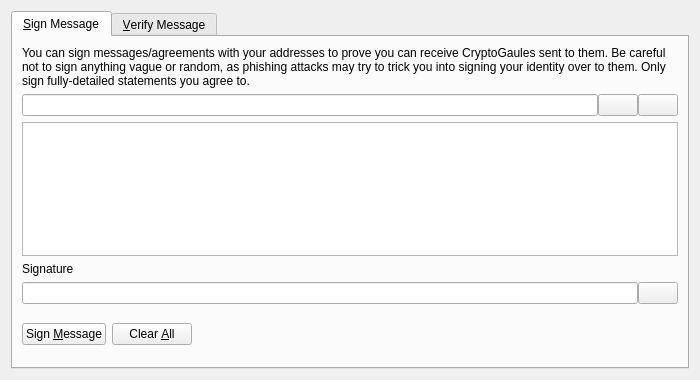
<?xml version="1.0" encoding="UTF-8"?>
<ui version="4.0">
 <class>SignVerifyMessageDialog</class>
 <widget class="QDialog" name="SignVerifyMessageDialog">
  <property name="geometry">
   <rect>
    <x>0</x>
    <y>0</y>
    <width>700</width>
    <height>380</height>
   </rect>
  </property>
  <property name="windowTitle">
   <string>Signatures - Sign / Verify a Message</string>
  </property>
  <property name="modal">
   <bool>true</bool>
  </property>
  <layout class="QVBoxLayout" name="verticalLayout">
   <item>
    <widget class="QTabWidget" name="tabWidget">
     <property name="currentIndex">
      <number>0</number>
     </property>
     <widget class="QWidget" name="tabSignMessage">
      <attribute name="title">
       <string>&amp;Sign Message</string>
      </attribute>
      <layout class="QVBoxLayout" name="verticalLayout_SM">
       <item>
        <widget class="QLabel" name="infoLabel_SM">
         <property name="text">
          <string>You can sign messages/agreements with your addresses to prove you can receive CryptoGaules sent to them. Be careful not to sign anything vague or random, as phishing attacks may try to trick you into signing your identity over to them. Only sign fully-detailed statements you agree to.</string>
         </property>
         <property name="textFormat">
          <enum>Qt::PlainText</enum>
         </property>
         <property name="wordWrap">
          <bool>true</bool>
         </property>
        </widget>
       </item>
       <item>
        <layout class="QHBoxLayout" name="horizontalLayout_1_SM">
         <property name="spacing">
          <number>0</number>
         </property>
         <item>
          <widget class="QValidatedLineEdit" name="addressIn_SM">
           <property name="toolTip">
            <string>The CryptoGaule address to sign the message with</string>
           </property>
          </widget>
         </item>
         <item>
          <widget class="QPushButton" name="addressBookButton_SM">
           <property name="toolTip">
            <string>Choose previously used address</string>
           </property>
           <property name="text">
            <string/>
           </property>
           <property name="icon">
            <iconset resource="../cryptogaule.qrc">
             <normaloff>:/icons/address-book</normaloff>:/icons/address-book</iconset>
           </property>
           <property name="shortcut">
            <string>Alt+A</string>
           </property>
           <property name="autoDefault">
            <bool>false</bool>
           </property>
          </widget>
         </item>
         <item>
          <widget class="QPushButton" name="pasteButton_SM">
           <property name="toolTip">
            <string>Paste address from clipboard</string>
           </property>
           <property name="text">
            <string/>
           </property>
           <property name="icon">
            <iconset resource="../cryptogaule.qrc">
             <normaloff>:/icons/editpaste</normaloff>:/icons/editpaste</iconset>
           </property>
           <property name="shortcut">
            <string>Alt+P</string>
           </property>
           <property name="autoDefault">
            <bool>false</bool>
           </property>
          </widget>
         </item>
        </layout>
       </item>
       <item>
        <widget class="QPlainTextEdit" name="messageIn_SM">
         <property name="toolTip">
          <string>Enter the message you want to sign here</string>
         </property>
        </widget>
       </item>
       <item>
        <widget class="QLabel" name="signatureLabel_SM">
         <property name="text">
          <string>Signature</string>
         </property>
         <property name="textFormat">
          <enum>Qt::PlainText</enum>
         </property>
        </widget>
       </item>
       <item>
        <layout class="QHBoxLayout" name="horizontalLayout_2_SM">
         <property name="spacing">
          <number>0</number>
         </property>
         <item>
          <widget class="QLineEdit" name="signatureOut_SM">
           <property name="font">
            <font>
             <italic>true</italic>
            </font>
           </property>
           <property name="readOnly">
            <bool>true</bool>
           </property>
          </widget>
         </item>
         <item>
          <widget class="QPushButton" name="copySignatureButton_SM">
           <property name="toolTip">
            <string>Copy the current signature to the system clipboard</string>
           </property>
           <property name="text">
            <string/>
           </property>
           <property name="icon">
            <iconset resource="../cryptogaule.qrc">
             <normaloff>:/icons/editcopy</normaloff>:/icons/editcopy</iconset>
           </property>
           <property name="autoDefault">
            <bool>false</bool>
           </property>
          </widget>
         </item>
        </layout>
       </item>
       <item>
        <layout class="QHBoxLayout" name="horizontalLayout_3_SM">
         <item>
          <widget class="QPushButton" name="signMessageButton_SM">
           <property name="toolTip">
            <string>Sign the message to prove you own this CryptoGaule address</string>
           </property>
           <property name="text">
            <string>Sign &amp;Message</string>
           </property>
           <property name="icon">
            <iconset resource="../cryptogaule.qrc">
             <normaloff>:/icons/edit</normaloff>:/icons/edit</iconset>
           </property>
           <property name="autoDefault">
            <bool>false</bool>
           </property>
          </widget>
         </item>
         <item>
          <widget class="QPushButton" name="clearButton_SM">
           <property name="toolTip">
            <string>Reset all sign message fields</string>
           </property>
           <property name="text">
            <string>Clear &amp;All</string>
           </property>
           <property name="icon">
            <iconset resource="../cryptogaule.qrc">
             <normaloff>:/icons/remove</normaloff>:/icons/remove</iconset>
           </property>
           <property name="autoDefault">
            <bool>false</bool>
           </property>
          </widget>
         </item>
         <item>
          <spacer name="horizontalSpacer_1_SM">
           <property name="orientation">
            <enum>Qt::Horizontal</enum>
           </property>
           <property name="sizeHint" stdset="0">
            <size>
             <width>40</width>
             <height>48</height>
            </size>
           </property>
          </spacer>
         </item>
         <item>
          <widget class="QLabel" name="statusLabel_SM">
           <property name="font">
            <font>
             <weight>75</weight>
             <bold>true</bold>
            </font>
           </property>
           <property name="text">
            <string/>
           </property>
           <property name="wordWrap">
            <bool>true</bool>
           </property>
          </widget>
         </item>
         <item>
          <spacer name="horizontalSpacer_2_SM">
           <property name="orientation">
            <enum>Qt::Horizontal</enum>
           </property>
           <property name="sizeHint" stdset="0">
            <size>
             <width>40</width>
             <height>48</height>
            </size>
           </property>
          </spacer>
         </item>
        </layout>
       </item>
      </layout>
     </widget>
     <widget class="QWidget" name="tabVerifyMessage">
      <attribute name="title">
       <string>&amp;Verify Message</string>
      </attribute>
      <layout class="QVBoxLayout" name="verticalLayout_VM">
       <item>
        <widget class="QLabel" name="infoLabel_VM">
         <property name="text">
          <string>Enter the receiver's address, message (ensure you copy line breaks, spaces, tabs, etc. exactly) and signature below to verify the message. Be careful not to read more into the signature than what is in the signed message itself, to avoid being tricked by a man-in-the-middle attack. Note that this only proves the signing party receives with the address, it cannot prove sendership of any transaction!</string>
         </property>
         <property name="textFormat">
          <enum>Qt::PlainText</enum>
         </property>
         <property name="alignment">
          <set>Qt::AlignLeading|Qt::AlignLeft|Qt::AlignTop</set>
         </property>
         <property name="wordWrap">
          <bool>true</bool>
         </property>
        </widget>
       </item>
       <item>
        <layout class="QHBoxLayout" name="horizontalLayout_1_VM">
         <property name="spacing">
          <number>0</number>
         </property>
         <item>
          <widget class="QValidatedLineEdit" name="addressIn_VM">
           <property name="toolTip">
            <string>The cryptogaule address the message was signed with</string>
           </property>
          </widget>
         </item>
         <item>
          <widget class="QPushButton" name="addressBookButton_VM">
           <property name="toolTip">
            <string>Choose previously used address</string>
           </property>
           <property name="text">
            <string/>
           </property>
           <property name="icon">
            <iconset resource="../cryptogaule.qrc">
             <normaloff>:/icons/address-book</normaloff>:/icons/address-book</iconset>
           </property>
           <property name="shortcut">
            <string>Alt+A</string>
           </property>
           <property name="autoDefault">
            <bool>false</bool>
           </property>
          </widget>
         </item>
        </layout>
       </item>
       <item>
        <widget class="QPlainTextEdit" name="messageIn_VM"/>
       </item>
       <item>
        <widget class="QValidatedLineEdit" name="signatureIn_VM"/>
       </item>
       <item>
        <layout class="QHBoxLayout" name="horizontalLayout_2_VM">
         <item>
          <widget class="QPushButton" name="verifyMessageButton_VM">
           <property name="toolTip">
            <string>Verify the message to ensure it was signed with the specified cryptogaule address</string>
           </property>
           <property name="text">
            <string>Verify &amp;Message</string>
           </property>
           <property name="icon">
            <iconset resource="../cryptogaule.qrc">
             <normaloff>:/icons/transaction_0</normaloff>:/icons/transaction_0</iconset>
           </property>
           <property name="autoDefault">
            <bool>false</bool>
           </property>
          </widget>
         </item>
         <item>
          <widget class="QPushButton" name="clearButton_VM">
           <property name="toolTip">
            <string>Reset all verify message fields</string>
           </property>
           <property name="text">
            <string>Clear &amp;All</string>
           </property>
           <property name="icon">
            <iconset resource="../cryptogaule.qrc">
             <normaloff>:/icons/remove</normaloff>:/icons/remove</iconset>
           </property>
           <property name="autoDefault">
            <bool>false</bool>
           </property>
          </widget>
         </item>
         <item>
          <spacer name="horizontalSpacer_1_VM">
           <property name="orientation">
            <enum>Qt::Horizontal</enum>
           </property>
           <property name="sizeHint" stdset="0">
            <size>
             <width>40</width>
             <height>48</height>
            </size>
           </property>
          </spacer>
         </item>
         <item>
          <widget class="QLabel" name="statusLabel_VM">
           <property name="font">
            <font>
             <weight>75</weight>
             <bold>true</bold>
            </font>
           </property>
           <property name="text">
            <string/>
           </property>
           <property name="wordWrap">
            <bool>true</bool>
           </property>
          </widget>
         </item>
         <item>
          <spacer name="horizontalSpacer_2_VM">
           <property name="orientation">
            <enum>Qt::Horizontal</enum>
           </property>
           <property name="sizeHint" stdset="0">
            <size>
             <width>40</width>
             <height>48</height>
            </size>
           </property>
          </spacer>
         </item>
        </layout>
       </item>
      </layout>
     </widget>
    </widget>
   </item>
  </layout>
 </widget>
 <customwidgets>
  <customwidget>
   <class>QValidatedLineEdit</class>
   <extends>QLineEdit</extends>
   <header>qvalidatedlineedit.h</header>
  </customwidget>
 </customwidgets>
 <resources>
  <include location="../cryptogaule.qrc"/>
 </resources>
 <connections/>
</ui>
